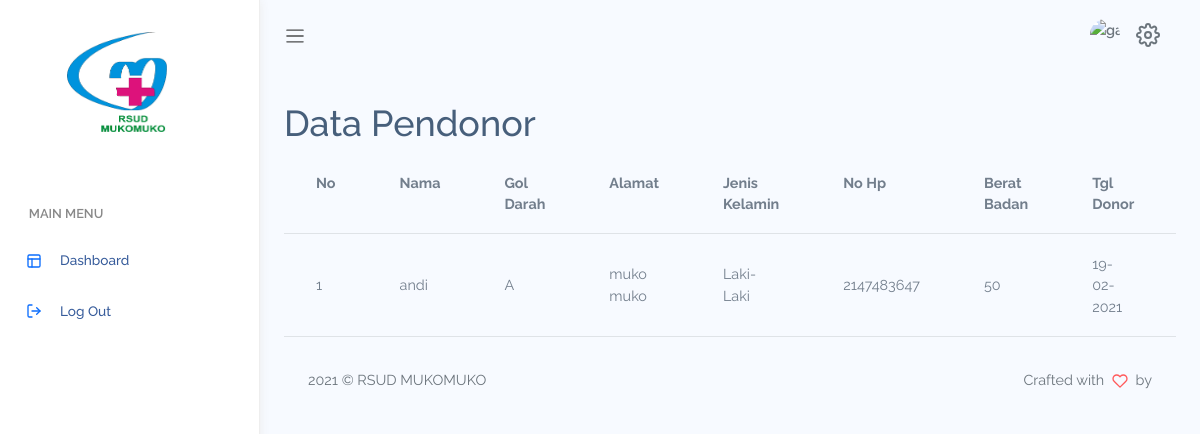
/index.php/akses_admin, run on the app's committed database.
### tables this page shows
CREATE TABLE `data` (
  `id` int(11) NOT NULL,
  `nama` varchar(10) NOT NULL,
  `gol_darah` varchar(225) NOT NULL,
  `alamat` varchar(100) NOT NULL,
  `pekerjaan` varchar(20) NOT NULL,
  `gender` varchar(225) NOT NULL,
  `tempat_tgl_lahir` varchar(50) NOT NULL,
  `tgl_lahir` int(100) NOT NULL,
  `no_hp` int(12) NOT NULL,
  `berat_badan` int(20) NOT NULL,
  `tgl_donor` int(225) NOT NULL
);

### application/controllers/Akses_admin.php (called while the page is built, shortened)
<?php
class Akses_admin extends CI_Controller
{
  public function __construct()
  {
    $this->load->model('m_master');
  }
  public function index()
  {
    $data['user1'] = $this->m_master->dataAdmin()->row_array();
    $data['pendonor'] = $this->db->get('data')->result_array();
    $data['title'] = 'Data Stok Darah';
    $this->load->view('template/header', $data);
    $this->load->view('template/sidebar', $data);
    $this->load->view('data/setokDarah', $data);
    $this->load->view('template/footer', $data);
  }
}

### index.php (called while the page is built, shortened)
<?php
require_once BASEPATH.'core/CodeIgniter.php';

### application/views/data/setokDarah.php (the view)
<div class="main-content container-fluid">
  <div class="content-wrapper">
    <section class="content-header">
      <h1>
        Data Pendonor
      </h1>
    </section>
    <section class="content">
      <div class="table-responsive">
        <table class="table">
          <tr>
            <th>No</th>
            <th>Nama</th>
            <th>Gol Darah</th>
            <th>Alamat</th>
            <th>Jenis Kelamin</th>
            <th>No Hp</th>
            <th>Berat Badan</th>
            <th>Tgl Donor</th>
            <th>Kelayakan</th>
          </tr>
          <?php
          $no = 1;
          foreach ($pendonor as $data) : ?>
            <tr>
              <td><?= $no++ ?></td>
              <td><?= $data['nama'] ?></td>
              <td><?= $data['gol_darah'] ?></td>
              <td><?= $data['alamat'] ?></td>
              <td><?= $data['gender'] ?></td>
              <td><?= $data['no_hp'] ?></td>
              <td><?= $data['berat_badan'] ?></td>
              <td><?= date('d-m-Y', $data['tgl_donor']); ?></td>
              <?php
              if (time() >= ($data['tgl_donor'] + 7776000)) {
                $bisa = "bisa";
              } else {
                $bisa = "tidak bisa";
              }
              ?>
              <td> <span class="badge bg-info"><?= $bisa; ?></span></td>
            </tr>
          <?php endforeach; ?>
        </table>
      </div>
    </section>

### assets/assets/css/app.css (style rules this page uses)
* { font-family: "Raleway"; }
#main .main-content { padding: 2rem 1.5rem; }
.table td, .dataTable-table td, .table thead th, .dataTable-table thead th { vertical-align: middle; }

### data on the page
data: nama "andi", gol_darah "A", alamat "muko muko", gender "Laki-Laki", no_hp "2147483647", berat_badan "50", tgl_donor "19-02-2021"
